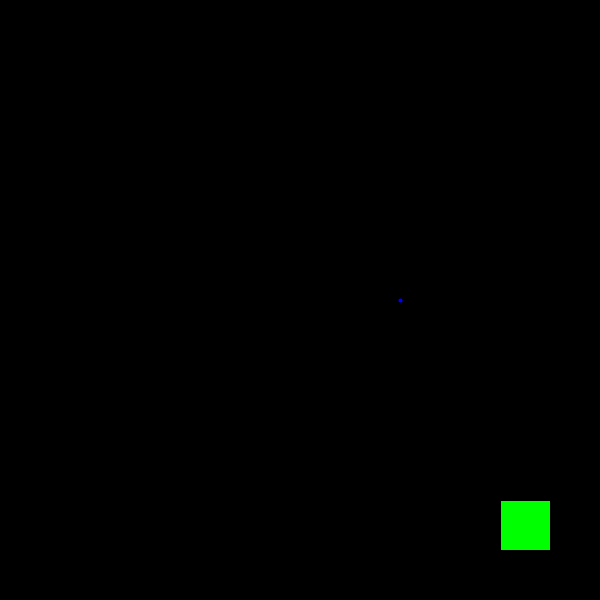
Frame 1 (no input)
Frame 60 (the mouse pressed at the canvas centre just before this capture): identical to frame 1, image omitted
Frame 120 (the mouse held since frame 60 and released just before this capture): identical to frame 1, image omitted

The Processing sketch that drew this single still picture (run headless with seeded random() and noise(); from frame 60 on, the mouse is pressed at the canvas centre):

// Processing sketch: rule1
// ── rule1.pde
float xr=400,yr=300,sx=1,sy=1,xf=500,yf=500,keyAceleration = 0, shearBeta = 1;
PShape s;
boolean keyUp, keyDown, keyLeft, keyRight, rotatingConter, rotatingClock;

void setup(){
  background(0);
  size(600,600);
  s = createShape(RECT, xf, yf, 50, 50);
  s.setFill(color(0,255,0));
}

void draw(){
  background(0);
  strokeWeight(4);
  noStroke();
  shape(s);
  stroke(0,0,255);
  point(xr,yr);
  if(keyUp == true){
    s.translate(0,- 2 - keyAceleration); 
  }
    if(keyDown == true){
    s.translate(0,2 + keyAceleration); 
  }
    if(keyRight == true){
    s.translate(2 + keyAceleration,0);
  }
    if(keyLeft == true){
    s.translate(- 2 - keyAceleration,0); 
  }
  if(rotatingConter == true){
    s.translate(xr,yr);
    s.rotate(-QUARTER_PI/40);
    s.translate(-xr,-yr);
  }
  if(rotatingClock == true){
    s.translate(xr,yr);
    s.rotate(QUARTER_PI/40);
    s.translate(-xr,-yr);
  }
}

void keyPressed() { 
  keyAceleration = keyAceleration +0.1;
  switch (key) {
  case 'a':
    keyLeft = true;
  break;
  case 's':
    keyDown = true;
  break;
  case 'd':
    keyRight = true;
  break;
  case 'w':
    keyUp = true;
  break;
  case 'e':
    //shear-
  break;
  case ',':
    rotatingConter = true;
  break;
  case '.':
    rotatingClock = true;
  break;
  }
}

void keyReleased(){
  keyAceleration = 0;
  switch (key) {
  case 'a':
    keyLeft = false;
  break;
  case 's':
    keyDown = false;
  break;
  case 'd':
    keyRight = false;
  break;
  case 'w':
    keyUp = false;
  break;
  case ',':
    rotatingConter = false;
  break;
  case '.':
    rotatingClock = false;
  break;
  }
}

void mouseWheel(MouseEvent event) {
  float e = event.getCount();
  print(e);
  if(e >=0){
    s.translate(xr+s.width/2,yr+s.height/2);
    s.scale(1.02);
    s.translate(-xr-s.width/2,-yr+s.height/2);
  }else{
    s.translate(xr+s.width/2,yr+s.height/2);
    s.scale(0.98);
    s.translate(-xr-s.width/2,-yr+s.height/2);
  }
}

void mouseClicked(){
   xr = mouseX;
   yr = mouseY;
}
